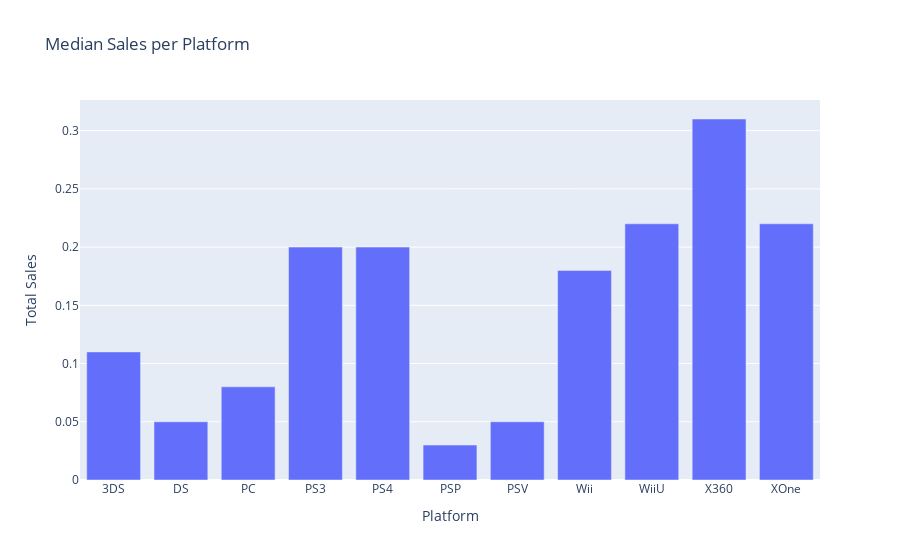

The code cell stored with this chart in its notebook:
### Code cell
# Visualização das medianas de vendas

median_sales = sales_last_5_years.groupby(
    'platform')['total_sales'].median().reset_index()
fig = px.bar(median_sales,
             x='platform',
             y='total_sales',
             title='Median Sales per Platform',
             labels={
                 'platform': 'Platform',
                 'total_sales': 'Total Sales'
             })

fig.show()

### Figure 1 — Plotly figure (JSON) as saved in the notebook; plotly's stock layout.template omitted (floating-point values rounded to 4 significant figures)
{"data": [{"alignmentgroup": "True", "hovertemplate": "Platform=%{x}<br>Total Sales=%{y}<extra></extra>", "legendgroup": "", "marker": {"color": "#636efa", "pattern": {"shape": ""}}, "name": "", "offsetgroup": "", "orientation": "v", "showlegend": false, "textposition": "auto", "type": "bar", "x": ["3DS", "DS", "PC", "PS3", "PS4", "PSP", "PSV", "Wii", "WiiU", "X360", "XOne"], "xaxis": "x", "y": [0.11, 0.05, 0.08, 0.2, 0.2, 0.03, 0.05, 0.18, 0.22, 0.31, 0.22], "yaxis": "y"}], "layout": {"barmode": "relative", "legend": {"tracegroupgap": 0}, "title": {"text": "Median Sales per Platform"}, "xaxis": {"anchor": "y", "domain": [0, 1], "title": {"text": "Platform"}}, "yaxis": {"anchor": "x", "domain": [0, 1], "title": {"text": "Total Sales"}}}}
